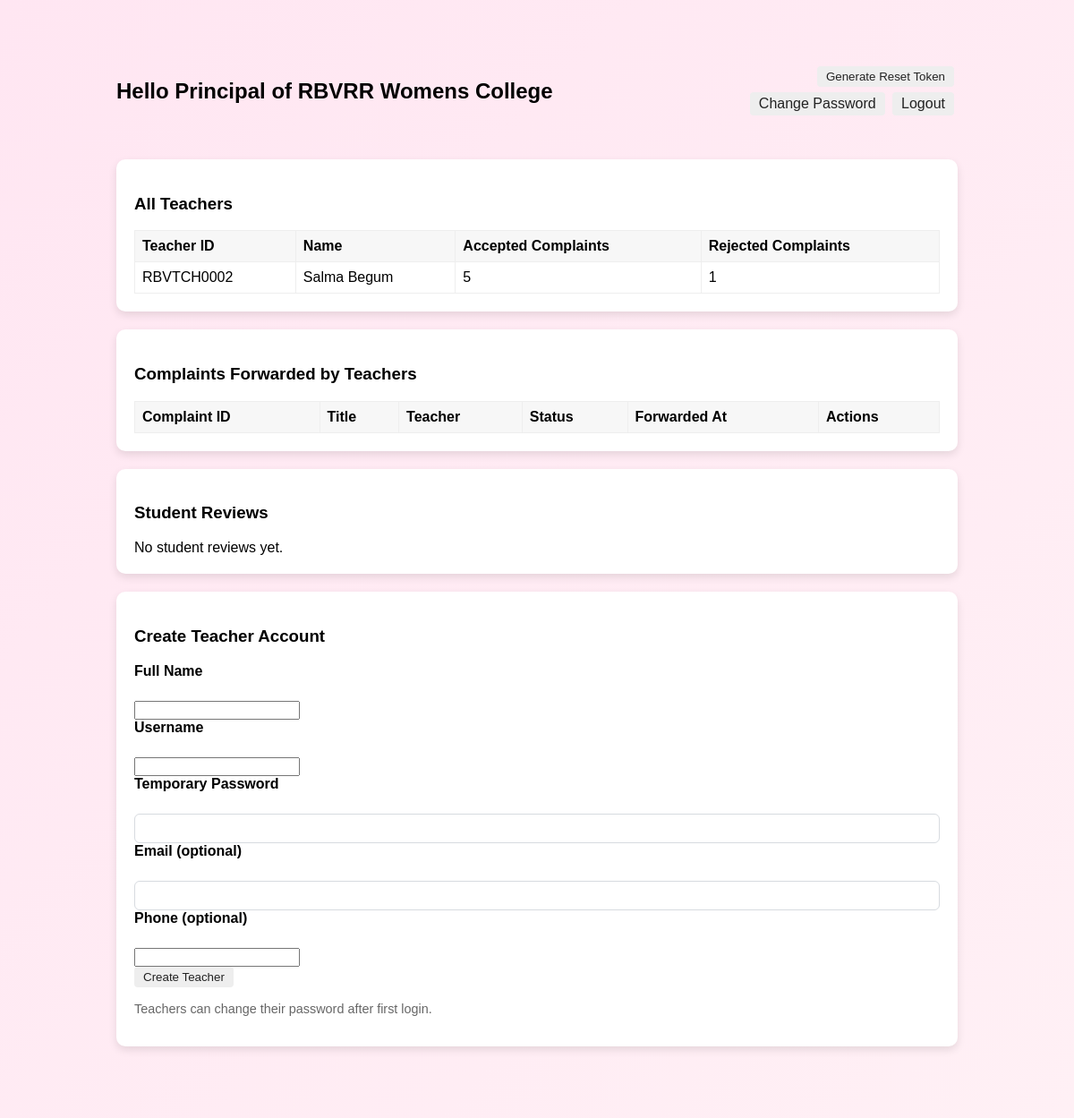
/principal_dashboard (signed in), run on an earlier commit of the app's database.
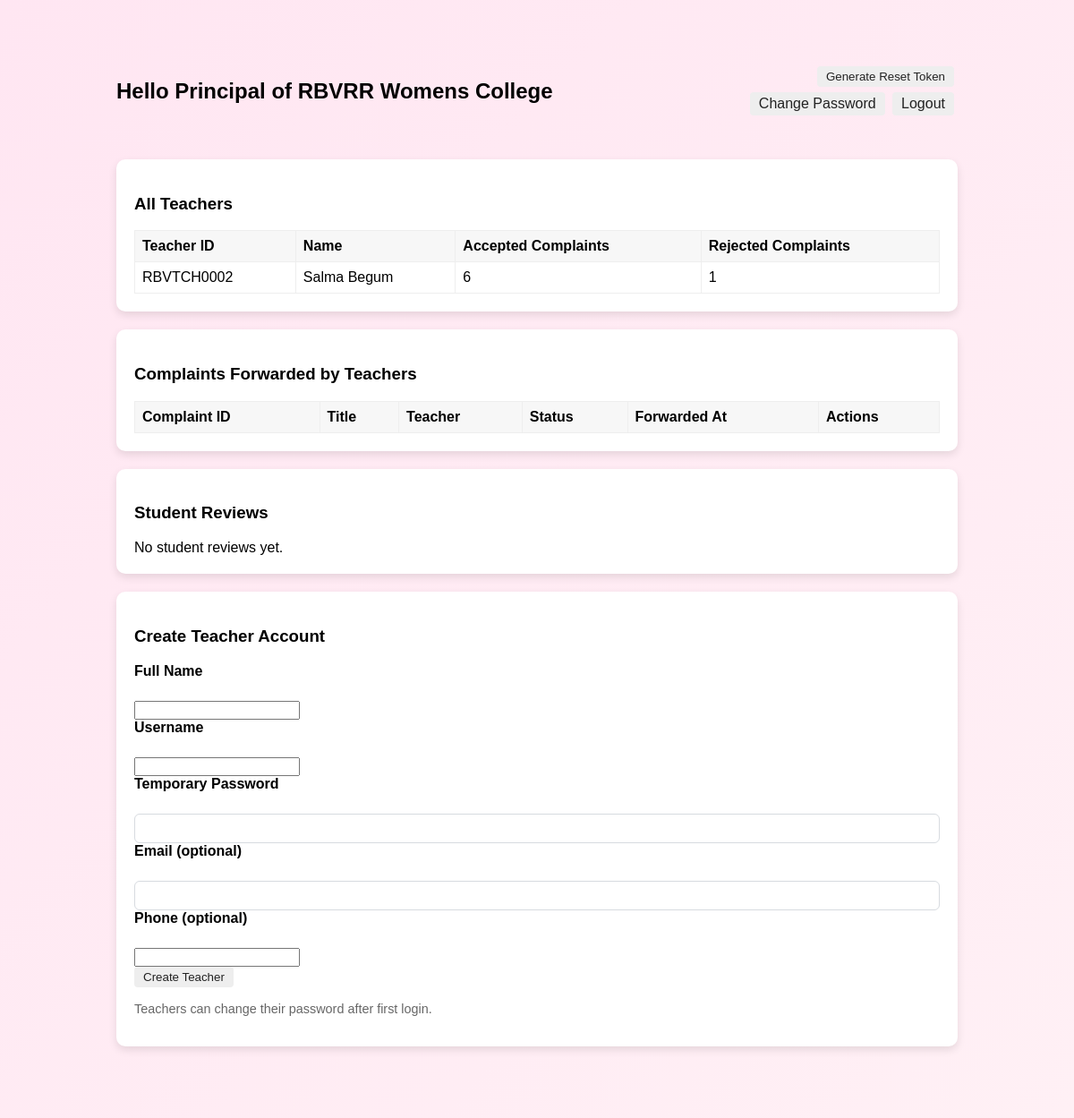
And on a later commit of the database.
### tables this page shows
CREATE TABLE teachers (
    id INTEGER PRIMARY KEY AUTOINCREMENT,
    name TEXT NOT NULL,
    teacher_code TEXT NOT NULL UNIQUE,
    performance_accepted INTEGER DEFAULT 0,
    performance_rejected INTEGER DEFAULT 0,
    created_at DATETIME DEFAULT CURRENT_TIMESTAMP
);

### app.py (the view)
    def wrapper(*args, **kwargs):
        if not is_logged_in():
            flash('You must be logged in', 'danger')
            return redirect(url_for('index'))
        return f(*args, **kwargs)

### app.py (called while the page is built)
def get_db():
    conn = sqlite3.connect(DB_PATH)
    conn.row_factory = sqlite3.Row
    return conn

def is_logged_in():
    return 'user_id' in session

def require_login(f):
    def wrapper(*args, **kwargs):
        if not is_logged_in():
            flash('You must be logged in', 'danger')
            return redirect(url_for('index'))
        return f(*args, **kwargs)
    wrapper.__name__ = f.__name__
    return wrapper

### templates/principal_dashboard.html (shortened to what this page needs)
﻿<!doctype html>
<html>
<head>
  <link rel="stylesheet" href="/static/css/common.css">
  <link rel="stylesheet" href="/static/css/principal.css">
</head>
<body class="principal-bg">
  <div class="container">
    <header style="display:flex; align-items:center; justify-content:space-between; padding:10px 20px;">
      <h2>Hello Principal of RBVRR Womens College</h2>
      <div style="text-align:right;">
        {% if reset_token %}
          <div style="font-family:monospace; background:#f7f7f7; padding:6px 10px; border-radius:6px; display:inline-block; margin-right:8px">
            Token: {{ reset_token }}
          </div>
          <div class="muted" style="display:block; font-size:0.85rem">Expires: {{ reset_expires }}</div>
        {% else %}
          <form method="post" action="/generate_token" style="display:inline">
            <button class="btn" type="submit">Generate Reset Token</button>
          </form>
        {% endif %}
        <nav style="margin-top:6px;">
          <a href="/change_password" class="btn">Change Password</a>
          <a href="/logout" class="btn">Logout</a>
        </nav>
      </div>
    </header>
    <main>
      <section class="card">
        <h3>All Teachers</h3>
        <table>
          <thead>
            <tr>
              <th>Teacher ID</th>
              <th>Name</th>
              <th>Accepted Complaints</th>
              <th>Rejected Complaints</th>
            </tr>
          </thead>
          <tbody>
            {% for t in teachers %}
            <tr>
              <td>{{ t['teacher_code'] }}</td>
              <td>{{ t['name'] }}</td>
              <td>{{ t['performance_accepted'] or 0 }}</td>
              <td>{{ t['performance_rejected'] or 0 }}</td>
            </tr>
            {% endfor %}
          </tbody>
        </table>
      </section>
      <section class="card">
        <h3>Complaints Forwarded by Teachers</h3>
        <table>
          <thead>
            <tr>
              <th>Complaint ID</th>
              <th>Title</th>
              <th>Teacher</th>
              <th>Status</th>
              <th>Forwarded At</th>
              <th>Actions</th>
            </tr>
          </thead>
        </table>
      </section>
      <section class="card">
        <h3>Student Reviews</h3>
        {% if student_reviews %}
        <table>
          <thead>
            <tr>
              <th>Complaint ID</th>
              <th>Student Name</th>
              <th>Teacher</th>
              <th>Review</th>
              <th>Reviewed At</th>
            </tr>
          </thead>
          <tbody>
            {% for r in student_reviews %}
            <tr>
              <td>{{ r['complaint_id'] }}</td>
              <td>{{ r['student_name'] }}</td>
              <td>{{ r['teacher_name'] }}</td>
              <td>{{ r['review'] }}</td>
              <td>{{ r['reviewed_at'] }}</td>
            </tr>
            {% endfor %}
          </tbody>
        </table>
        {% else %}
          <div>No student reviews yet.</div>
        {% endif %}
      </section>
      <section class="card">
        <h3>Create Teacher Account</h3>
        <form method="post" action="/create_teacher">
          <label for="fullname">Full Name</label><br>
          <input id="fullname" name="fullname" required><br>
          <label for="username">Username</label><br>
          <input id="username" name="username" required><br>
          <label for="password">Temporary Password</label><br>
          <input id="password" name="password" type="password" required minlength="8"><br>
          <label for="email">Email (optional)</label><br>
          <input id="email" name="email" type="email"><br>
          <label for="phone">Phone (optional)</label><br>
          <input id="phone" name="phone"><br>
          <button type="submit" class="btn">Create Teacher</button>
        </form>
        <p class="muted">Teachers can change their password after first login.</p>
      </section>
    </main>
  </div>
</body>
</html>

What changed in the data, as far as the page shows it:
changed teachers "RBVTCH0002": performance_accepted "5" → "6"
